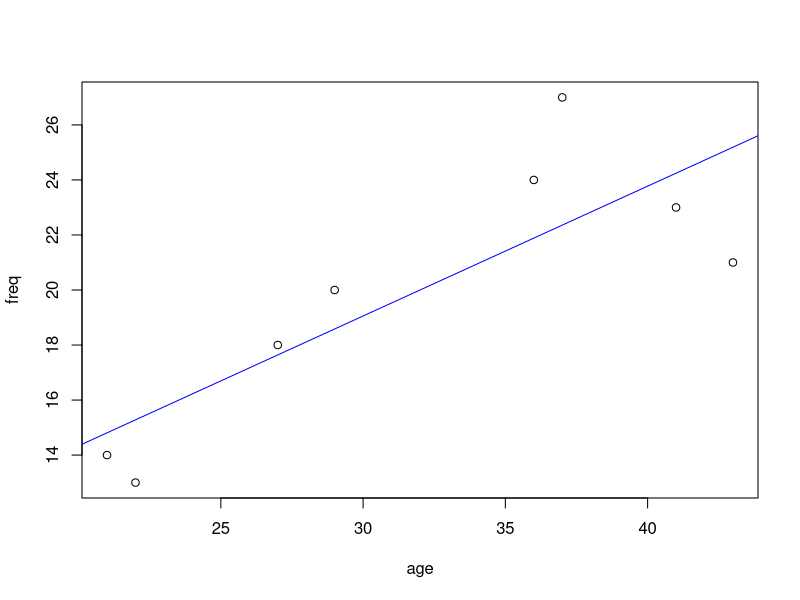
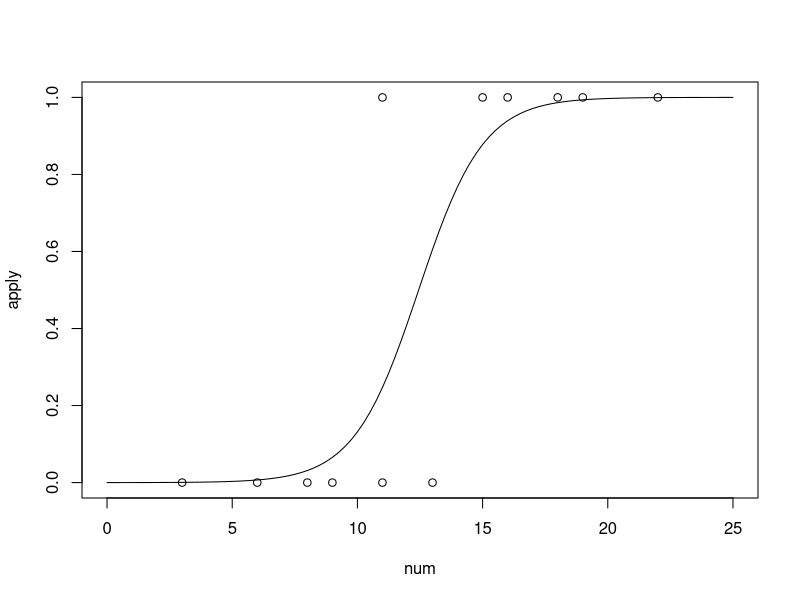

Recreate these plots in R, in order.
### 単回帰分析 ###

# 年齢をage, 来店回数をfreqに代入
age <- c(22,21,29,37,27,41,43,36)
freq <- c(13,14,20,27,18,23,21,24)
# 単回帰分析
model.store <- lm(freq ~ age)
summary(model.store)
# 散布図と回帰直線
plot(age, freq)
abline(model.store, col='blue')
# 年齢が40歳の顧客の来店回数の予測値
b0 <- model.store$coefficients[[1]] #切片
b1 <- model.store$coefficients[[2]] #傾き
b0 + b1 * 40

# データフレームの作成
df <- data.frame(age, freq)
model.store <- lm(freq ~ age, data = df)
summary(model.store)

### 重回帰分析 ###

# 顧客データsales.txtをsalesとして読み込む
customer <- read.table("R_train/customer.txt", header=T)
# 来店回数freqを年齢ageとDMに回帰
model.multi <- lm(freq ~ age + DM, data=customer)
summary(model.multi)
# age = 30, DM = 1 のときの予測
b <- coef(model.multi)
sum(b * c(1, 30, 1))


### ロジスティック回帰 ###

# 購買回数をnum, 応募の有無をapplyに代入
num <- c(16,19,8,9,11,6,13,22,15,11,18,3)
apply <- c(1,1,0,0,1,0,0,1,1,0,1,0)

# ロジスティック回帰分析
model.apply <- glm(apply ~ num, family="binomial")
summary(model.apply)

# パラメータの推定値
b0 <- model.apply$coefficients[[1]]
b1 <- model.apply$coefficients[[2]]
b0
b1

# 購買回数が10回の顧客が応募する確率
exp(b0+b1*10) / (1 + exp(b0+b1*10))

# パラメータの推定値を用いた応募確率の予測値
plot(num, apply, xlim=c(0,25))
par(new=T)
curve(exp(b0+b1*x) / (1 + exp(b0+b1*x)), 0, 25, xlab=NA, ylab=NA, axes=F)



